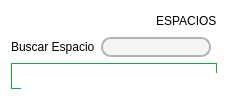
     <widget class="QWidget" name="main_menu" native="true">
      <property name="styleSheet">
       <string notr="true">
background-color: 
rgb(255, 255, 255)</string>
      </property>
      <layout class="QGridLayout" name="gridLayout">
       <item row="0" column="0">
        <widget class="QPushButton" name="bt_cerrarlistado">
         <property name="styleSheet">
          <string notr="true">QPushButton {
    border-radius: 18px;
     background-color: qlineargradient(spread:reflect, x1:0, y1:0.562273, x2:0.949, y2:0.545455, 
                                      stop:0 rgb(255,255,255), /* Cian oscuro */
                                      stop:1 rgb(255,255,255)); /* Cian claro */
}   

QPushButton:hover {
	  background-color: qlineargradient(spread:reflect, x1:0, y1:0.532273, x2:1, y2:0.5, 
                                      stop:0.362832 rgba(0,128,0,255), /* Verde oscuro */
                                      stop:0.369469 rgba(0,128,0,255), 
                                      stop:1 rgba(0,255,0,255)); /* Verde claro */
}
   

QPushButton:pressed {
    background-color: rgba(0, 255, 0, 255); /* Verde claro cuando se presiona */
}

QLabel {
    color: rgb(225, 225, 224);
    font: 12pt &quot;Arial&quot;;
}

</string>
         </property>
         <property name="text">
          <string/>
         </property>
         <property name="icon">
          <iconset resource="../../imagenes/resources.qrc">
           <normaloff>:/newPrefix/menu.svg</normaloff>:/newPrefix/menu.svg</iconset>
         </property>
         <property name="iconSize">
          <size>
           <width>40</width>
           <height>40</height>
          </size>
         </property>
         <property name="checkable">
          <bool>true</bool>
         </property>
        </widget>
       </item>
       <item row="0" column="1" colspan="2">
        <layout class="QHBoxLayout" name="horizontalLayout">
         <item>
          <spacer name="horizontalSpacer">
           <property name="orientation">
            <enum>Qt::Horizontal</enum>
           </property>
           <property name="sizeHint" stdset="0">
            <size>
             <width>40</width>
             <height>20</height>
            </size>
           </property>
          </spacer>
         </item>
         <item>
          <widget class="QLabel" name="lb_indicador_mreservas_3">
           <property name="styleSheet">
            <string notr="true">QLabel {
    color: rgba(0, 128, 0, 255);
    font: 12pt &quot;Arial&quot;;
}</string>
           </property>
           <property name="text">
            <string/>
           </property>
           <property name="pixmap">
            <pixmap resource="../../imagenes/resources.qrc">:/newPrefix/key.svg</pixmap>
           </property>
          </widget>
         </item>
         <item>
          <widget class="QLabel" name="lb_indicador_mreservas_2">
           <property name="styleSheet">
            <string notr="true">QLabel {
    color: rgb(0, 0, 0);
    font: 12pt &quot;Arial&quot;;
}</string>
           </property>
           <property name="text">
            <string>ESPACIOS</string>
           </property>
          </widget>
         </item>
        </layout>
       </item>
       <item row="1" column="1">
        <widget class="QLineEdit" name="input_filtro_espacios">
         <property name="styleSheet">
          <string notr="true">QLineEdit {
    background-color: rgb(245, 245, 245);  /* Fondo gris claro para destacar en un fondo blanco */
    border-radius: 10px;
    font: 12pt &quot;Arial&quot;;
    border: 2px solid rgb(180, 180, 180);  /* Borde gris claro */
}

QLineEdit:hover {
    background-color: rgb(255, 255, 255);  /* Blanco puro cuando se pasa el mouse por encima */
    border-radius: 10px;
    font: 12pt &quot;Arial&quot;;
    border: 2px solid rgb(100, 149, 237);  /* Color azul claro en hover */
}

QLineEdit:focus {
    background-color: rgb(255, 255, 255);  /* Blanco puro cuando tiene el foco */
    border-radius: 10px;
    font: 12pt &quot;Arial&quot;;
    border: 2px solid rgb(0, 122, 204);    /* Color azul más oscuro cuando está en foco */
}
</string>
         </property>
        </widget>
       </item>
       <item row="1" column="0">
        <widget class="QLabel" name="label">
         <property name="styleSheet">
          <string notr="true">QLabel {
    color: rgb(0, 0, 0);
    font: 12pt &quot;Arial&quot;;
}</string>
         </property>
         <property name="text">
          <string>Buscar Espacio</string>
         </property>
        </widget>
       </item>
       <item row="2" column="0" colspan="3">
        <widget class="QFrame" name="frame_ingreso">
         <property name="styleSheet">
          <string notr="true">QFrame {
    border: 1px solid #04b338;
}

QLabel {
    border: none;
}
QLineEdit{
color: rgb(0, 0, 0);
font: 12pt &quot;Arial&quot;;
}

QLineEdit {
    background-color: rgb(245, 245, 245);  /* Fondo gris claro para destacar en un fondo blanco */
    border-radius: 10px;
    font: 12pt &quot;Arial&quot;;
    border: 2px solid rgb(180, 180, 180);  /* Borde gris claro */
}

QLineEdit:hover {
    background-color: rgb(255, 255, 255);  /* Blanco puro cuando se pasa el mouse por encima */
    border-radius: 10px;
    font: 12pt &quot;Arial&quot;;
    border: 2px solid rgb(100, 149, 237);  /* Color azul claro en hover */
}

QLineEdit:focus {
    background-color: rgb(255, 255, 255);  /* Blanco puro cuando tiene el foco */
    border-radius: 10px;
    font: 12pt &quot;Arial&quot;;
    border: 2px solid rgb(0, 122, 204);    /* Color azul más oscuro cuando está en foco */
}
</string>
         </property>
         <property name="frameShape">
          <enum>QFrame::StyledPanel</enum>
         </property>
         <property name="frameShadow">
          <enum>QFrame::Raised</enum>
         </property>
         <widget class="QWidget" name="layoutWidget_8">
          <property name="geometry">
           <rect>
            <x>10</x>
            <y>10</y>
            <width>551</width>
            <height>281</height>
           </rect>
          </property>
          <layout class="QVBoxLayout" name="verticalLayout_7">
           <item>
            <widget class="QLineEdit" name="input_idespacio">
             <property name="minimumSize">
              <size>
               <width>0</width>
               <height>30</height>
              </size>
             </property>
             <property name="maximumSize">
              <size>
               <width>16777215</width>
               <height>16777215</height>
              </size>
             </property>
             <property name="styleSheet">
              <string notr="true">QLineEdit {
    background-color: rgb(245, 245, 245);  /* Fondo gris claro para destacar en un fondo blanco */
    border-radius: 10px;
    font: 12pt &quot;Arial&quot;;
    border: 2px solid rgb(180, 180, 180);  /* Borde gris claro */
}

QLineEdit:hover {
    background-color: rgb(255, 255, 255);  /* Blanco puro cuando se pasa el mouse por encima */
    border-radius: 10px;
    font: 12pt &quot;Arial&quot;;
    border: 2px solid rgb(100, 149, 237);  /* Color azul claro en hover */
}

QLineEdit:focus {
    background-color: rgb(255, 255, 255);  /* Blanco puro cuando tiene el foco */
    border-radius: 10px;
    font: 12pt &quot;Arial&quot;;
    border: 2px solid rgb(0, 122, 204);    /* Color azul más oscuro cuando está en foco */
}
</string>
             </property>
             <property name="text">
              <string/>
             </property>
             <property name="alignment">
              <set>Qt::AlignCenter</set>
             </property>
             <property name="placeholderText">
              <string>ID Espacio</string>
             </property>
            </widget>
           </item>
           <item>
            <widget class="QLineEdit" name="input_bloque">
             <property name="minimumSize">
              <size>
               <width>0</width>
               <height>30</height>
              </size>
             </property>
             <property name="maximumSize">
              <size>
               <width>16777215</width>
               <height>16777215</height>
              </size>
             </property>
             <property name="styleSheet">
              <string notr="true">QLineEdit {
    background-color: rgb(245, 245, 245);  /* Fondo gris claro para destacar en un fondo blanco */
    border-radius: 10px;
    font: 12pt &quot;Arial&quot;;
    border: 2px solid rgb(180, 180, 180);  /* Borde gris claro */
}

QLineEdit:hover {
    background-color: rgb(255, 255, 255);  /* Blanco puro cuando se pasa el mouse por encima */
    border-radius: 10px;
    font: 12pt &quot;Arial&quot;;
    border: 2px solid rgb(100, 149, 237);  /* Color azul claro en hover */
}

QLineEdit:focus {
    background-color: rgb(255, 255, 255);  /* Blanco puro cuando tiene el foco */
    border-radius: 10px;
    font: 12pt &quot;Arial&quot;;
    border: 2px solid rgb(0, 122, 204);    /* Color azul más oscuro cuando está en foco */
}
</string>
             </property>
             <property name="text">
              <string/>
             </property>
             <property name="alignment">
              <set>Qt::AlignCenter</set>
             </property>
             <property name="placeholderText">
              <string>Bloque</string>
             </property>
            </widget>
           </item>
           <item>
            <widget class="QLineEdit" name="input_capacidad">
             <property name="minimumSize">
              <size>
               <width>0</width>
               <height>30</height>
              </size>
             </property>
             <property name="maximumSize">
              <size>
               <width>16777215</width>
               <height>16777215</height>
              </size>
             </property>
             <property name="styleSheet">
              <string notr="true">QLineEdit {
    background-color: rgb(245, 245, 245);  /* Fondo gris claro para destacar en un fondo blanco */
    border-radius: 10px;
    font: 12pt &quot;Arial&quot;;
    border: 2px solid rgb(180, 180, 180);  /* Borde gris claro */
}

QLineEdit:hover {
    background-color: rgb(255, 255, 255);  /* Blanco puro cuando se pasa el mouse por encima */
    border-radius: 10px;
    font: 12pt &quot;Arial&quot;;
    border: 2px solid rgb(100, 149, 237);  /* Color azul claro en hover */
}

QLineEdit:focus {
    background-color: rgb(255, 255, 255);  /* Blanco puro cuando tiene el foco */
    border-radius: 10px;
    font: 12pt &quot;Arial&quot;;
    border: 2px solid rgb(0, 122, 204);    /* Color azul más oscuro cuando está en foco */
}</string>
             </property>
             <property name="text">
              <string/>
             </property>
             <property name="alignment">
              <set>Qt::AlignCenter</set>
             </property>
             <property name="placeholderText">
              <string>Capacidad</string>
             </property>
            </widget>
           </item>
           <item>
            <widget class="QLineEdit" name="input_tipo">
             <property name="minimumSize">
              <size>
               <width>0</width>
               <height>30</height>
              </size>
             </property>
             <property name="maximumSize">
              <size>
               <width>16777215</width>
               <height>16777215</height>
              </size>
             </property>
             <property name="styleSheet">
              <string notr="true">QLineEdit {
    background-color: rgb(245, 245, 245);  /* Fondo gris claro para destacar en un fondo blanco */
    border-radius: 10px;
    font: 12pt &quot;Arial&quot;;
    border: 2px solid rgb(180, 180, 180);  /* Borde gris claro */
}

QLineEdit:hover {
    background-color: rgb(255, 255, 255);  /* Blanco puro cuando se pasa el mouse por encima */
    border-radius: 10px;
    font: 12pt &quot;Arial&quot;;
    border: 2px solid rgb(100, 149, 237);  /* Color azul claro en hover */
}

QLineEdit:focus {
    background-color: rgb(255, 255, 255);  /* Blanco puro cuando tiene el foco */
    border-radius: 10px;
    font: 12pt &quot;Arial&quot;;
    border: 2px solid rgb(0, 122, 204);    /* Color azul más oscuro cuando está en foco */
}</string>
             </property>
             <property name="alignment">
              <set>Qt::AlignCenter</set>
             </property>
             <property name="placeholderText">
              <string>Tipo</string>
             </property>
            </widget>
           </item>
          </layout>
         </widget>
         <widget class="QLabel" name="error_label_contrasena">
          <property name="geometry">
           <rect>
            <x>570</x>
            <y>200</y>
            <width>141</width>
            <height>31</height>
           </rect>
          </property>
          <property name="styleSheet">
           <string notr="true">QLabel {
    color: rgb(0, 0, 0);
    font: 12pt &quot;Arial&quot;;
}</string>
          </property>
          <property name="text">
           <string>error label contrasena</string>
          </property>
         </widget>
         <widget class="QLabel" name="error_label_correo">
          <property name="geometry">
           <rect>
            <x>570</x>
            <y>230</y>
            <width>141</width>
            <height>20</height>
           </rect>
          </property>
          <property name="styleSheet">
           <string notr="true">QLabel {
    color: rgb(0, 0, 0);
    font: 12pt &quot;Arial&quot;;
}</string>
          </property>
          <property name="text">
           <string>correo erroneo</string>
          </property>
         </widget>
         <widget class="QLabel" name="error_label_capacidad">
          <property name="geometry">
           <rect>
            <x>570</x>
            <y>170</y>
            <width>141</width>
            <height>20</height>
           </rect>
          </property>
          <property name="styleSheet">
           <string notr="true">QLabel {
    color: rgb(0, 0, 0);
    font: 12pt &quot;Arial&quot;;
}</string>
          </property>
          <property name="text">
           <string/>
          </property>
         </widget>
         <widget class="QWidget" name="layoutWidget">
          <property name="geometry">
           <rect>
            <x>570</x>
            <y>10</y>
            <width>121</width>
            <height>191</height>
           </rect>
          </property>
          <layout class="QVBoxLayout" name="verticalLayout_3">
           <item>
            <widget class="QPushButton" name="editar_bt_espacio">
             <property name="font">
              <font>
               <pointsize>11</pointsize>
              </font>
             </property>
             <property name="styleSheet">
              <string notr="true">QPushButton {
    border-radius: 10px;
     background-color: qlineargradient(spread:reflect, x1:0, y1:0.562273, x2:0.949, y2:0.545455, 
                                      stop:0 rgb(255,255,255), /* Cian oscuro */
                                      stop:1 rgb(255,255,255)); /* Cian claro */
}   

QPushButton:hover {
	  background-color: qlineargradient(spread:reflect, x1:0, y1:0.532273, x2:1, y2:0.5, 
                                      stop:0.362832 rgba(0,128,0,255), /* Verde oscuro */
                                      stop:0.369469 rgba(0,128,0,255), 
                                      stop:1 rgba(0,255,0,255)); /* Verde claro */
}
   

QPushButton:pressed {
    background-color: rgba(0, 255, 0, 255); /* Verde claro cuando se presiona */
}

QLabel {
    color: rgb(225, 225, 224);
    font: 12pt &quot;Arial&quot;;
}</string>
             </property>
             <property name="text">
              <string>Editar</string>
             </property>
             <property name="icon">
              <iconset resource="../../imagenes/resources.qrc">
               <normaloff>:/newPrefix/smartphone.svg</normaloff>:/newPrefix/smartphone.svg</iconset>
             </property>
             <property name="iconSize">
              <size>
               <width>40</width>
               <height>40</height>
              </size>
             </property>
             <property name="checkable">
              <bool>true</bool>
             </property>
            </widget>
           </item>
           <item>
            <widget class="QPushButton" name="crear_bt_espacio">
             <property name="font">
              <font>
               <pointsize>11</pointsize>
              </font>
             </property>
             <property name="styleSheet">
              <string notr="true">QPushButton {
    border-radius: 10px;
     background-color: qlineargradient(spread:reflect, x1:0, y1:0.562273, x2:0.949, y2:0.545455, 
                                      stop:0 rgb(255,255,255), /* Cian oscuro */
                                      stop:1 rgb(255,255,255)); /* Cian claro */
}   

QPushButton:hover {
	  background-color: qlineargradient(spread:reflect, x1:0, y1:0.532273, x2:1, y2:0.5, 
                                      stop:0.362832 rgba(0,128,0,255), /* Verde oscuro */
                                      stop:0.369469 rgba(0,128,0,255), 
                                      stop:1 rgba(0,255,0,255)); /* Verde claro */
}
   

QPushButton:pressed {
    background-color: rgba(0, 255, 0, 255); /* Verde claro cuando se presiona */
}

QLabel {
    color: rgb(225, 225, 224);
    font: 12pt &quot;Arial&quot;;
}</string>
             </property>
             <property name="text">
              <string>Crear</string>
             </property>
             <property name="icon">
              <iconset resource="../../imagenes/resources.qrc">
               <normaloff>:/newPrefix/key.svg</normaloff>:/newPrefix/key.svg</iconset>
             </property>
             <property name="iconSize">
              <size>
               <width>40</width>
               <height>40</height>
              </size>
             </property>
             <property name="checkable">
              <bool>true</bool>
             </property>
            </widget>
           </item>
           <item>
            <widget class="QPushButton" name="guardar_bt_espacio">
             <property name="font">
              <font>
               <pointsize>11</pointsize>
              </font>
             </property>
             <property name="styleSheet">
              <string notr="true">QPushButton {
    border-radius: 10px;
     background-color: qlineargradient(spread:reflect, x1:0, y1:0.562273, x2:0.949, y2:0.545455, 
                                      stop:0 rgb(255,255,255), /* Cian oscuro */
                                      stop:1 rgb(255,255,255)); /* Cian claro */
}   

QPushButton:hover {
	  background-color: qlineargradient(spread:reflect, x1:0, y1:0.532273, x2:1, y2:0.5, 
                                      stop:0.362832 rgba(0,128,0,255), /* Verde oscuro */
                                      stop:0.369469 rgba(0,128,0,255), 
                                      stop:1 rgba(0,255,0,255)); /* Verde claro */
}
   

QPushButton:pressed {
    background-color: rgba(0, 255, 0, 255); /* Verde claro cuando se presiona */
}

QLabel {
    color: rgb(225, 225, 224);
    font: 12pt &quot;Arial&quot;;
}</string>
             </property>
             <property name="text">
              <string>Guardar</string>
             </property>
             <property name="icon">
              <iconset resource="../../imagenes/resources.qrc">
               <normaloff>:/newPrefix/save.svg</normaloff>:/newPrefix/save.svg</iconset>
             </property>
             <property name="iconSize">
              <size>
               <width>40</width>
               <height>40</height>
              </size>
             </property>
            </widget>
           </item>
           <item>
            <widget class="QPushButton" name="eliminar_bt_espacio">
             <property name="font">
              <font>
               <pointsize>11</pointsize>
              </font>
             </property>
             <property name="styleSheet">
              <string notr="true">QPushButton {
    border-radius: 10px;
     background-color: qlineargradient(spread:reflect, x1:0, y1:0.562273, x2:0.949, y2:0.545455, 
                                      stop:0 rgb(255,255,255), /* Cian oscuro */
                                      stop:1 rgb(255,255,255)); /* Cian claro */
}   

QPushButton:hover {
	  background-color: qlineargradient(spread:reflect, x1:0, y1:0.532273, x2:1, y2:0.5, 
                                      stop:0.362832 rgba(0,128,0,255), /* Verde oscuro */
                                      stop:0.369469 rgba(0,128,0,255), 
                                      stop:1 rgba(0,255,0,255)); /* Verde claro */
}
   

QPushButton:pressed {
    background-color: rgba(0, 255, 0, 255); /* Verde claro cuando se presiona */
}

QLabel {
    color: rgb(225, 225, 224);
    font: 12pt &quot;Arial&quot;;
}</string>
             </property>
             <property name="text">
              <string>Eliminar</string>
             </property>
             <property name="icon">
              <iconset resource="../../imagenes/resources.qrc">
               <normaloff>:/newPrefix/save.svg</normaloff>:/newPrefix/save.svg</iconset>
             </property>
             <property name="iconSize">
              <size>
               <width>40</width>
               <height>40</height>
              </size>
             </property>
            </widget>
           </item>
          </layout>
         </widget>
        </widget>
       </item>
      </layout>
     </widget>
